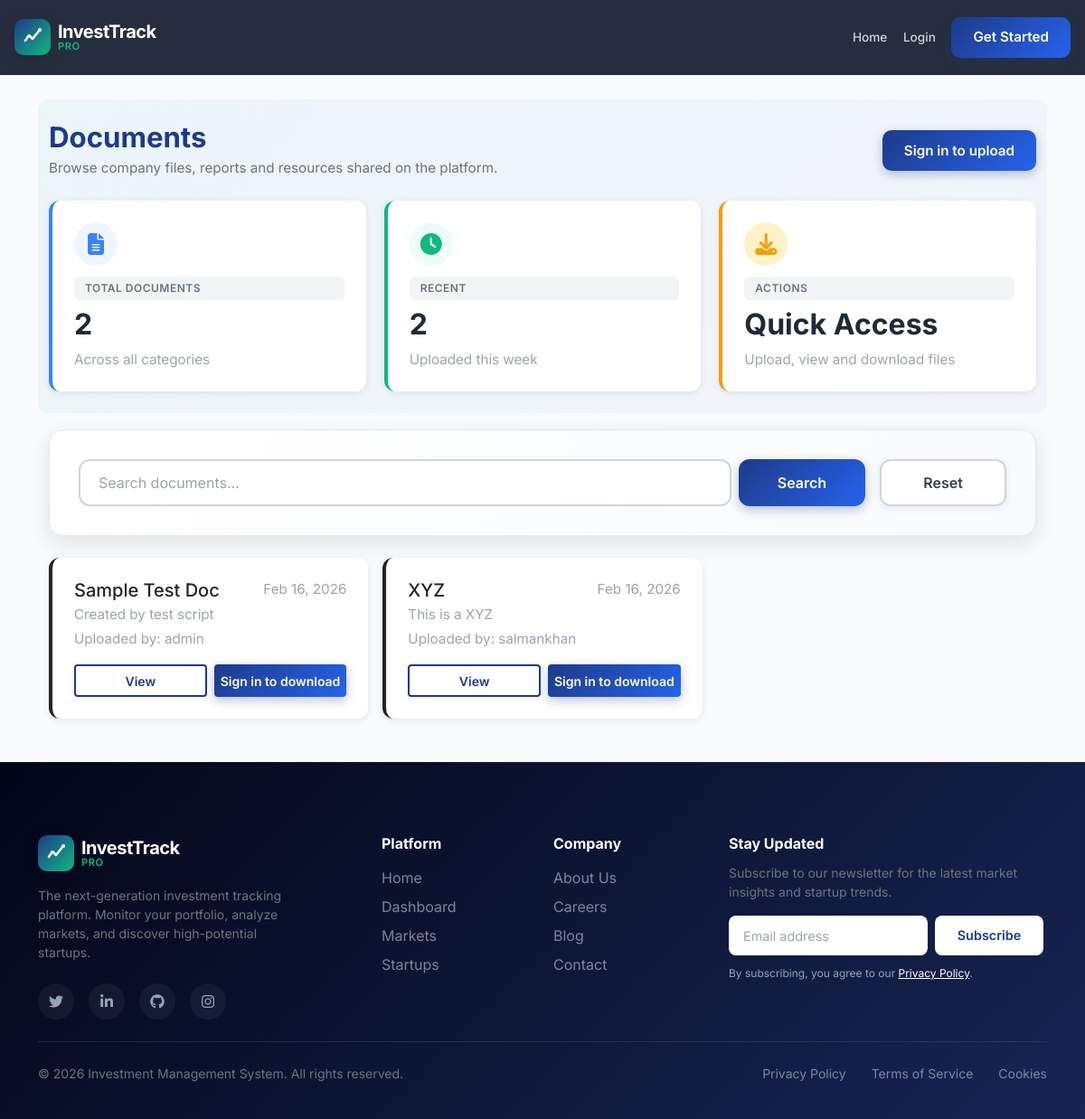
/documents/, run on the app's committed database.
### core/models.py (models this page shows, shortened)
class Document(models.Model):
    title = models.CharField(max_length=255)
    file = models.FileField(upload_to='documents/')
    description = models.TextField(blank=True, null=True)
    uploaded_by = models.ForeignKey(User, on_delete=models.SET_NULL, null=True, blank=True, related_name='documents')
    uploaded_at = models.DateTimeField(auto_now_add=True)
    class Meta:
        ordering = ['-uploaded_at']

### core/views.py (the view)
# urls.py: path('documents/', views.DocumentsListView.as_view(), name='documents_list'),
class DocumentsListView(TemplateView):
    template_name = 'documents/list.html'
    def get(self, request, *args, **kwargs):
        q = request.GET.get('q', '').strip()
        qs = Document.objects.all()
        if q:
            qs = qs.filter(Q(title__icontains=q) | Q(description__icontains=q))
        context = self.get_context_data(**kwargs)
        context['documents'] = qs
        context['q'] = q
        return self.render_to_response(context)

### templates/documents/list.html (shortened to what this page needs)
{% extends 'base.html' %}
{% block content %}
<div class="container py-5">
    <div class="documents-hero">
        <div class="container">
            <div class="d-flex flex-column flex-md-row justify-content-between align-items-center gap-3">
                <div>
                    <h2 class="mb-1">Documents</h2>
                    <p class="text-muted mb-0">Browse company files, reports and resources shared on the platform.</p>
                </div>
                <div class="d-flex gap-2">
                    {% if user.is_authenticated %}
                    <a href="{% url 'documents_upload' %}" class="btn btn-primary">Upload</a>
                    <a href="{% url 'documents_my' %}" class="btn btn-outline-secondary">My Documents</a>
                    {% else %}
                    <a href="{% url 'login' %}?next={% url 'documents_upload' %}" class="btn btn-primary">Sign in to upload</a>
                    {% endif %}
                </div>
            </div>
            <div class="doc-stat-grid mt-4">
                <div class="doc-card">
                    <div class="doc-icon-circle">
                        <i class="fas fa-file-alt"></i>
                    </div>
                    <div class="doc-badge">Total Documents</div>
                    <h3 class="mt-2">{{ documents|length }}</h3>
                    <p class="mb-0 text-muted">Across all categories</p>
                </div>
                <div class="doc-card">
                    <div class="doc-icon-circle">
                        <i class="fas fa-clock"></i>
                    </div>
                    <div class="doc-badge">Recent</div>
                    <h3 class="mt-2">{{ documents|slice:":3"|length }}</h3>
                    <p class="mb-0 text-muted">Uploaded this week</p>
                </div>
                <div class="doc-card">
                    <div class="doc-icon-circle">
                        <i class="fas fa-download"></i>
                    </div>
                    <div class="doc-badge">Actions</div>
                    <h3 class="mt-2">Quick Access</h3>
                    <p class="mb-0 text-muted">Upload, view and download files</p>
                </div>
            </div>
        </div>
    </div>
    <div class="container">
        <form method="get" class="mb-4">
            <div class="row g-2">
                <div class="col-12 col-md-8">
                    <input type="text" name="q" value="{{ q }}" class="form-control" placeholder="Search documents...">
                </div>
                <div class="col-12 col-md-4 d-flex gap-2">
                    <button class="btn btn-outline-secondary w-100" type="submit">Search</button>
                    <a href="{% url 'documents_list' %}" class="btn btn-light w-100">Reset</a>
                </div>
            </div>
        </form>
        {% if documents %}
        <div class="row g-3">
            {% for doc in documents %}
            <div class="col-12 col-md-6 col-lg-4">
                <div class="card doc-card h-100">
                    <div class="d-flex justify-content-between align-items-start">
                        <div>
                            <h5 class="mb-1">{{ doc.title }}</h5>
                            <p class="mb-1 small text-muted">{{ doc.description|truncatechars:120 }}</p>
                            <p class="small text-muted mb-0">Uploaded by: {% if doc.uploaded_by %}{{ doc.uploaded_by.username }}{% else %}System{% endif %}</p>
                        </div>
                        <small class="text-muted">{{ doc.uploaded_at|date:'M d, Y' }}</small>
                    </div>
                    <div class="mt-3 d-flex gap-2 doc-actions">
                        <a href="{% url 'document_detail' doc.pk %}" class="btn btn-sm btn-outline-primary">View</a>
                        {% if user.is_authenticated %}
                        <a href="{% url 'document_download' doc.pk %}" class="btn btn-sm btn-primary">Download</a>
                        {% else %}
                        <a href="{% url 'login' %}?next={% url 'document_download' doc.pk %}" class="btn btn-sm btn-primary">Sign in to download</a>
                        {% endif %}
                    </div>
                </div>
            </div>
            {% endfor %}
        </div>
        {% else %}
        <p class="text-muted">No documents found.</p>
        {% endif %}
    </div>
</div>
{% endblock %}

### data on the page
Document: title "Sample Test Doc", description "Created by test script", uploaded_by.username "admin", uploaded_at "Feb 16, 2026"
Document: title "XYZ", description "This is a XYZ", uploaded_by.username "salmankhan", uploaded_at "Feb 16, 2026"

### other printed values
{{ documents|length }} "2"
{{ documents|slice:":3"|length }} "2"
